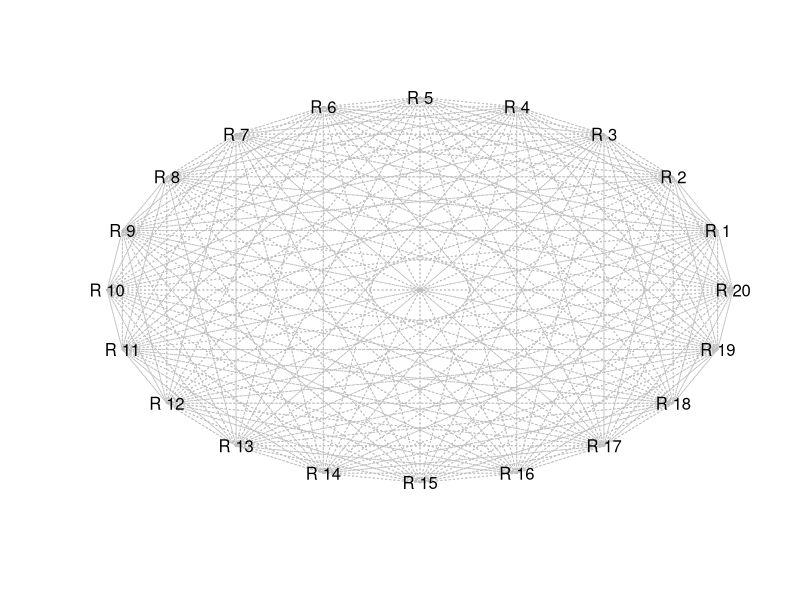

Recreate this plot in R.
NPOINTS = 20
circlePoints = exp(1i * 2*pi * (1:NPOINTS)/NPOINTS)
circlePointsXY = cbind(Re(circlePoints), Im(circlePoints))
round(circlePointsXY, 3)
plot((-1):1, (-1):1, axes=F, pch=' ', xlab='', ylab='')
points(circlePoints, pch=' ')
# for(i in 1:NPOINTS)
#   lines(circlePointsXY[c(i,ifelse(i==NPOINTS, 1, i+1)),], col='grey', lty=2)
for(i in 1:NPOINTS) for(j in 1:NPOINTS)
  lines(circlePointsXY[c(i,ifelse(j==NPOINTS, 1, j+1)),], 
        col='grey', lty=3)
text(circlePoints, labels = paste('R',1:NPOINTS), xpd=NA)
